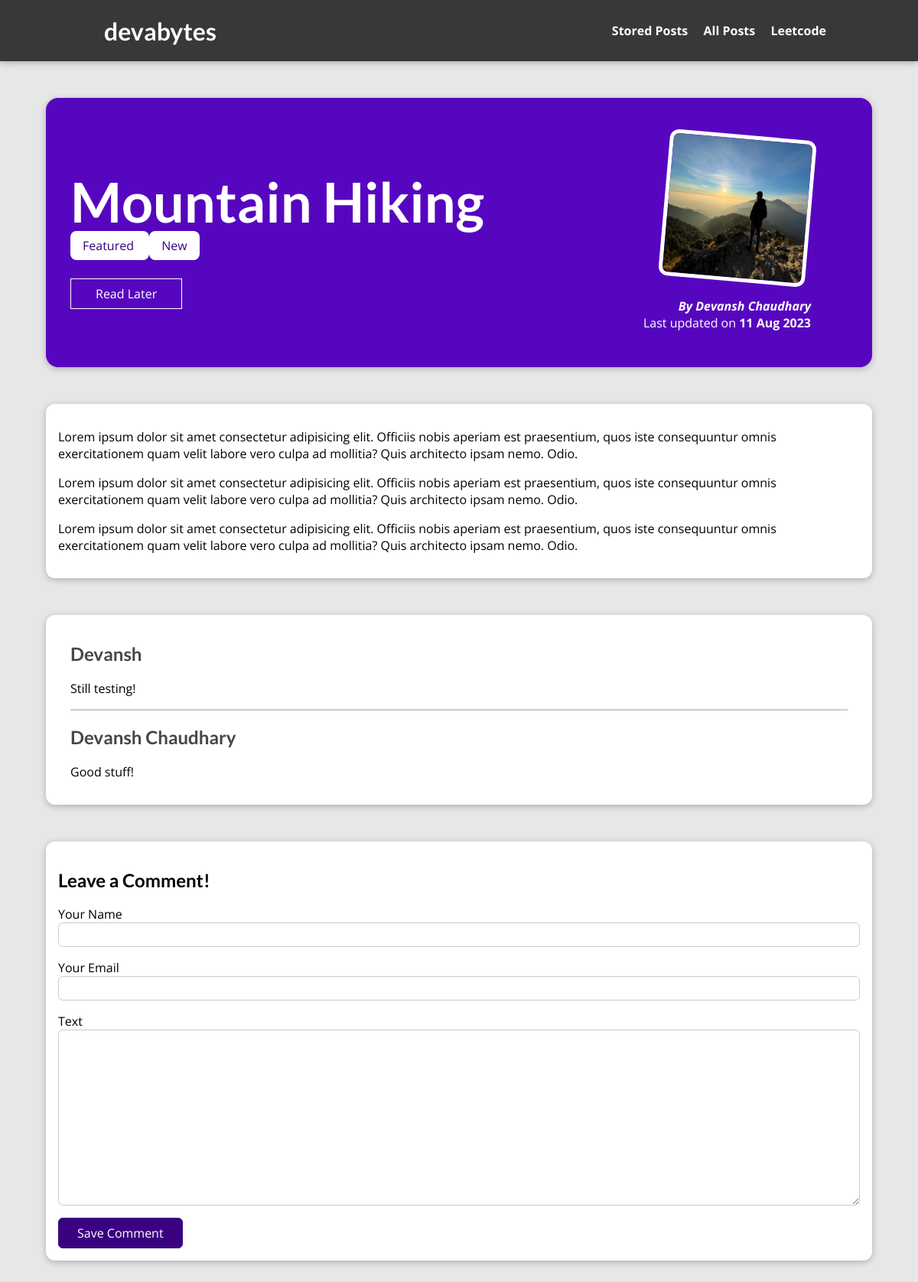
The page /posts/hike-in-the-mountains on the database its author committed.
### blog/models.py (models this page shows, shortened)
class Post(models.Model):
    title = models.CharField(max_length=200)
    excerpt = models.CharField(max_length=250)
    image = models.ImageField(upload_to="posts", null=True)
    date = models.DateField(auto_now=True)
    slug = models.SlugField(unique=True, db_index=True)
    content = models.TextField(validators=[MinLengthValidator(10)])
    author = models.ForeignKey(Author, on_delete=models.PROTECT, null=True, related_name="posts")
    tags = models.ManyToManyField(Tag)

class Tag(models.Model):
    caption = models.CharField(max_length=20)

class Author(models.Model):
    first_name = models.CharField(max_length=50)
    last_name = models.CharField(max_length=50)
    email = models.EmailField()
    def full_name(self):
        return f"{self.first_name} {self.last_name}"
    def __str__(self) -> str:
        return self.full_name()

class Comment(models.Model):
    user_name = models.CharField(max_length=120)
    user_email = models.EmailField()
    text = models.TextField(max_length=300)
    post = models.ForeignKey(Post, on_delete=models.CASCADE, related_name="comments")

### blog/views.py (the view, shortened to what this page needs)
# urls.py: path("posts/<slug:slug>", views.SinglePostView.as_view(), name='post-detail-page'),
class SinglePostView(View):
    def is_stored_post(self, request, post_id):
        stored_posts = request.session.get("stored_posts")
        if stored_posts is not None:
            is_saved_for_later = post_id in stored_posts
        else:
            is_saved_for_later = False
        return is_saved_for_later
    def get(self, request, slug):
        post = Post.objects.get(slug=slug)
        context = {
            "post": post,
            "post_tags": post.tags.all(),
            "comment_form": CommentForm(),
            "comments": post.comments.all().order_by("-id"),
            "saved_for_later": self.is_stored_post(request, post.id),
        }
        return render(request, "blog/post-detail.html", context)

### blog/forms.py
class CommentForm(forms.ModelForm):
    class Meta:
        model = Comment
        exclude = ["post"]
        labels = {
            "user_name": "Your Name",
            "user_email": "Your Email",
            "comment": "Your Comment"
        }

### blog/templates/blog/post-detail.html (shortened to what this page needs)
{% extends "base.html" %}
{%load static%}
{% block css_files%}
<link rel="stylesheet" href="{%static 'blog/post-details.css'%}"/>
{% endblock %}
{% block content %}
<section id='summary'>
<h2>{{post.title}}</h2>
<div>
    {%for tag in post_tags%}
    <span class="tag">   {{ tag.caption }}   </span>
    {%endfor%}
</div>
<div id="read-later">
    <form method="post" action="{%url 'read-later' %}">
    <button>
        {%if saved_for_later%}
            Remove from "Read Later" List
        {%else%}
            Read Later
        {%endif%}
    </button>
    </form>
</div>
<article>
    <img src="{{post.image.url}}" alt="{{post.title}}" />
    <address>By <a href="mailto:{{post.author.email_address}}">{{post.author}}</a></address>
    <div>
        Last updated on <time>{{post.date|date:"d M Y"}}</time>
    </div>
</article>
</section>
<main>
    {{post.content|linebreaks}}
</main>
<section id="comments">
    <ul>
        {%for comment in comments%}
        <li>
            <h2>
                {{comment.user_name}}
            </h2>
            <p>{{comment.text|linebreaks}}</p>
        </li>
        {%endfor%}
    </ul>
</section>
<section id="comment-form">
<h2>Leave a Comment!</h2>
<div>
    <form action="{%url 'post-detail-page' post.slug%}" method="POST">
        {%for form_field in comment_form%}
        <div class="form-control {% if form_field.errors %}invalid{%endif%}">
            {{form_field.label}}
            {{form_field}}
        </div>
        {%endfor%}
        <button>Save Comment</button>
    </form>
</div>
</section>
{%endblock%}

### templates/base.html (shortened to what this page needs)
{% load static %}
<!DOCTYPE html>
<html lang="en">
<head>
    <link rel="stylesheet" href="{% static 'app.css' %}"/>
    {%block css_files %}{%endblock%}
</head>
<body>
    <header id="main-navigation">
        <h1><a href="{%url 'starting-page'%}">devabytes</a></h1>
        <nav>
            <a href="{%url 'read-later'%}">Stored Posts</a>
            <a href="{%url 'posts-page'%}">All Posts</a>
            <a href="{%url 'leet-code'%}" target="_blank">Leetcode</a>
        </nav>
    </header>
    {%block content%}
    {%endblock%}
</body>
</html>

### static/app.css (style rules this page uses)
* { box-sizing: border-box; }
html { font-family: 'Open Sans', 'Lato', sans-serif; }
body { margin: 0; }
h1, h2, h3 { font-family: 'Lato', sans-serif; font-weight: bold; }
#main-navigation { width: 100%; height: 5rem; display: flex; justify-content: space-between; align-items: center; padding: 0 10%; position: absolute; top: 0; left: 0; }
#main-navigation a { text-decoration: none; color: white; font-weight: bold; margin-left: 1rem; }

### blog/static/blog/post-details.css (style rules this page uses)
body { background-color: #e7e7e7; }
#main-navigation { background-color: #383839; box-shadow: 0 2px 8px rgba(0, 0, 0, 0.25); }
#summary { margin: 8rem auto 3rem auto; padding: 2rem; width: 90%; max-width: 90rem; border-radius: 16px; background-color: #5706c0; position: relative; box-shadow: 0 2px 8px rgba(0, 0, 0, 0.25); height: 22rem; }
#summary h2 { color: white; font-size: 4.5rem; margin-bottom: 0.25rem; }
#summary article { position: absolute; top: 2rem; right: 3rem; padding: 1rem 2rem; border-radius: 12px; text-align: right; color: white; }
#summary article img { width: 12rem; height: 12rem; border-radius: 12px; transform: rotateZ(5deg); border: 5px solid white; margin-bottom: 1rem; }
#summary address { font-weight: bold; }
#summary a { color: white; text-decoration: none; }
#summary time { font-weight: bold; }
#read-later { margin: 2rem 0; }
#read-later button { background-color: transparent; border: 1px solid white; padding: 0.5rem 2rem; font: inherit; color: white; cursor: pointer; }
main { width: 90%; max-width: 90rem; margin: 3rem auto; background-color: white; padding: 1rem; border-radius: 12px; box-shadow: 0 2px 8px rgba(0, 0, 0, 0.25); }
.tag { background-color: white; color: #390281; padding: 0.5rem 1rem; border-radius: 8px; }
#comment-form { margin: 3rem auto; width: 90%; max-width: 100%; border-radius: 12px; background-color: white; box-shadow: 0 2px 8px rgba(0, 0, 0, 0.25); padding: 1rem; }
#comment-form button { font: inherit; background-color: #390281; color: white; border: 1px solid #390281; padding: 0.5rem 1.5rem; border-radius: 6px; cursor: pointer; }
.form-control { margin-bottom: 1rem; }
.form-control input, .form-control textarea { display: block; width: 100%; font: inherit; padding: 0.25rem; border-radius: 6px; border: 1px solid #ccc; }
#comments { margin: 3rem auto; width: 90%; max-width: 100%; border-radius: 12px; background-color: white; box-shadow: 0 2px 8px rgba(0, 0, 0, 0.25); padding: 1rem 2rem; }
#comments ul { list-style: none; margin: 0; padding: 0; }
#comments li { margin-bottom: 1rem; border-bottom: 2px solid #ccc; }
#comments li:last-of-type { border-bottom: none; }
#comments h2 { color: #464646; }

### rows shown on the page
Post: title "Mountain Hiking", image (picture), author "Devansh Chaudhary", date "11 Aug 2023", content "Lorem ipsum dolor sit amet consectetur adipisicing elit. Officiis nobis aperiam est praesentium, quos iste consequuntur omnis exercitationem quam velit labore vero culpa ad mollitia? Quis architecto ipsam nemo. Odio. Lorem ipsum dolor sit amet consectetur adipisicing elit. Officiis nobis aperiam est praesentium, quos iste consequuntur omnis exercitationem quam velit labore vero culpa ad mollitia? Quis architecto ipsam nemo. Odio. Lorem ipsum dolor sit amet consectetur adipisicing elit. Officiis nobis aperiam est praesentium, quos iste consequuntur omnis exercitationem quam velit labore vero culpa ad mollitia? Quis architecto ipsam nemo. Odio."
Tag: caption "Featured"
Tag: caption "New"
Comment: user_name "Devansh", text "Still testing!"
Comment: user_name "Devansh Chaudhary", text "Good stuff!"
